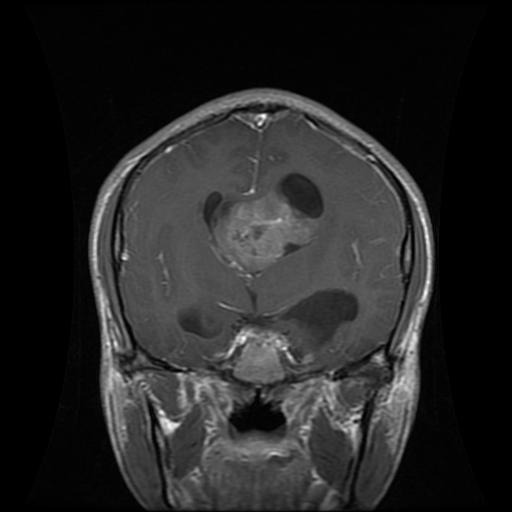
#> input picture data/train/glioma/Tr-glTr_0001.jpg, 512 x 512 px, found by its file name; its folder holds only this picture in this run
$ python preprocessing.py   (older library calls are emulated)
#> lines starting #> are read from the running program, lines starting #| are printed output that depends on the picture
"""
Data preprocessing module for brain tumor MRI classification.
Includes feature extraction and data preparation.
"""

import os
import numpy as np
import pandas as pd
from PIL import Image
import cv2
from sklearn.preprocessing import LabelEncoder
from tensorflow.keras.preprocessing.image import ImageDataGenerator
import pickle


def extract_image_features(image_path):
    """
    Extract features from a single image.
    Returns a dictionary of features including:
    - Histogram features
    - Statistical features
    - Texture features (using GLCM)
    """
#> called with image_path = 'data/train/glioma/Tr-glTr_0001.jpg'
    try:
        # Load image
        img = cv2.imread(image_path)
#> img is the input picture: shape (512, 512, 3); min 0, max 255, mean 37.8
        if img is None:
            return None

        # Convert to grayscale
        gray = cv2.cvtColor(img, cv2.COLOR_BGR2GRAY)

        # Resize to standard size
        img_resized = cv2.resize(gray, (224, 224))

        features = {}

        # 1. Histogram features
        hist = cv2.calcHist([img_resized], [0], None, [256], [0, 256])
#> hist = 256 values, max 11283 at index 0, min 0 at index 211, mean 196
        features['hist_mean'] = np.mean(hist)
        features['hist_std'] = np.std(hist)
        features['hist_median'] = np.median(hist)
        features['hist_max'] = np.max(hist)
        features['hist_min'] = np.min(hist)

        # 2. Statistical features
        features['mean_intensity'] = np.mean(img_resized)
        features['std_intensity'] = np.std(img_resized)
        features['median_intensity'] = np.median(img_resized)
        features['min_intensity'] = np.min(img_resized)
        features['max_intensity'] = np.max(img_resized)
        features['variance'] = np.var(img_resized)

        # 3. Texture features (simplified)
        # Calculate gradient magnitude
        grad_x = cv2.Sobel(img_resized, cv2.CV_64F, 1, 0, ksize=3)
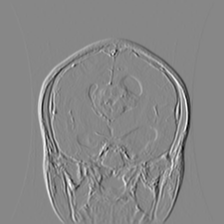
#> grad_x: shape (224, 224) float64; min -692, max 612, mean 0; drawn with min black and max white
        grad_y = cv2.Sobel(img_resized, cv2.CV_64F, 0, 1, ksize=3)
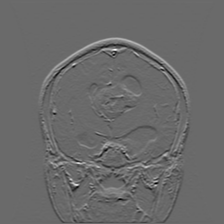
#> grad_y: shape (224, 224) float64; min -519, max 729, mean 0.5; drawn with min black and max white
        gradient_magnitude = np.sqrt(grad_x**2 + grad_y**2)
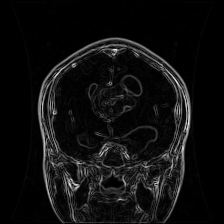
#> gradient_magnitude: shape (224, 224) float64; min 0, max 734.2, mean 45.2; drawn with min black and max white

        features['gradient_mean'] = np.mean(gradient_magnitude)
        features['gradient_std'] = np.std(gradient_magnitude)

        # 4. Image dimensions (already known, but for consistency)
        features['width'] = img_resized.shape[1]
        features['height'] = img_resized.shape[0]

        # 5. Aspect ratio
        features['aspect_ratio'] = features['width'] / features['height']

        # 6. Image path for reference
        features['image_path'] = image_path

        return features

    except Exception as e:
        print(f"Error processing {image_path}: {str(e)}")
        return None


def extract_features_from_directory(data_dir, output_csv='image_features.csv'):
    """
    Extract features from all images in a directory structure.
    Expected structure: data_dir/class_name/image.jpg
    """
    all_features = []
    labels = []

    # Get all class directories
    class_dirs = [d for d in os.listdir(data_dir) if os.path.isdir(os.path.join(data_dir, d))]

    print(f"Found {len(class_dirs)} classes: {class_dirs}")

    for class_name in class_dirs:
        class_path = os.path.join(data_dir, class_name)
        image_files = [f for f in os.listdir(class_path)
                      if f.lower().endswith(('.jpg', '.jpeg', '.png'))]

        print(f"Processing {len(image_files)} images from {class_name}...")

        for img_file in image_files:
            img_path = os.path.join(class_path, img_file)
            features = extract_image_features(img_path)
#> features = 17 items

            if features is not None:
                features['class'] = class_name
                all_features.append(features)
                labels.append(class_name)
#> pass 2 of the loop in extract_features_from_directory, `for class_name in class_dirs:`:
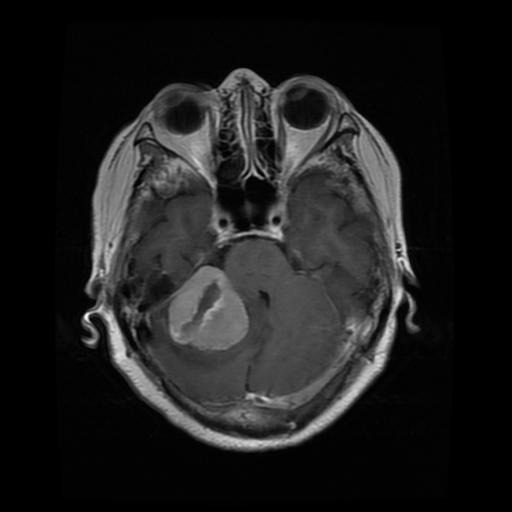
#> input picture data/train/meningioma/Tr-me_0022.jpg, 512 x 512 px, found by its file name
#> in extract_image_features, img is the input picture: shape (512, 512, 3); min 0, max 253, mean 30.2
#> hist = 256 values, max 13699 at index 0, min 0 at index 212, mean 196
#> in extract_image_features (call 2), `grad_y = cv2.Sobel(img_resized, cv2.CV_64F, 0, 1, ksize=3)`:
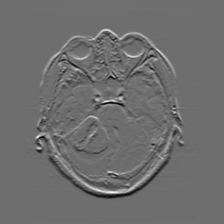
#> grad_y: shape (224, 224) float64; min -500, max 659, mean 0; drawn with min black and max white
#> in extract_image_features (call 2), `gradient_magnitude = np.sqrt(grad_x**2 + grad_y**2)`:
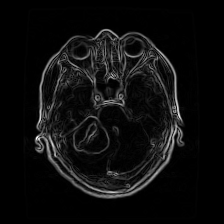
#> gradient_magnitude: shape (224, 224) float64; min 0, max 828.6, mean 46; drawn with min black and max white

    # Convert to DataFrame
    df = pd.DataFrame(all_features)
#> df = table of 2 rows and 18 columns

    # Save to CSV
    if output_csv:
        df.to_csv(output_csv, index=False)
        print(f"Features saved to {output_csv}")
        print(f"Total features extracted: {len(df)}")
#| Total features extracted: 2
        print(f"Feature columns: {df.columns.tolist()}")
#> (printed output is left out)

    return df


# [102 lines left out: functions count_images_in_directory, prepare_data_for_training, get_class_names, not called in this run]


if __name__ == "__main__":
    # Create processed directory if it doesn't exist
    import os
    os.makedirs('data/processed', exist_ok=True)

    # Extract features from training data
    print("Extracting features from training data...")
    train_df = extract_features_from_directory('data/train', 'data/processed/image_features_train.csv')
#> train_df = table of 2 rows and 18 columns

    print("\nExtracting features from test data...")
    test_df = extract_features_from_directory('data/test', 'data/processed/image_features_test.csv')
#> (the run stopped early here; a loop or call above may not have finished)
